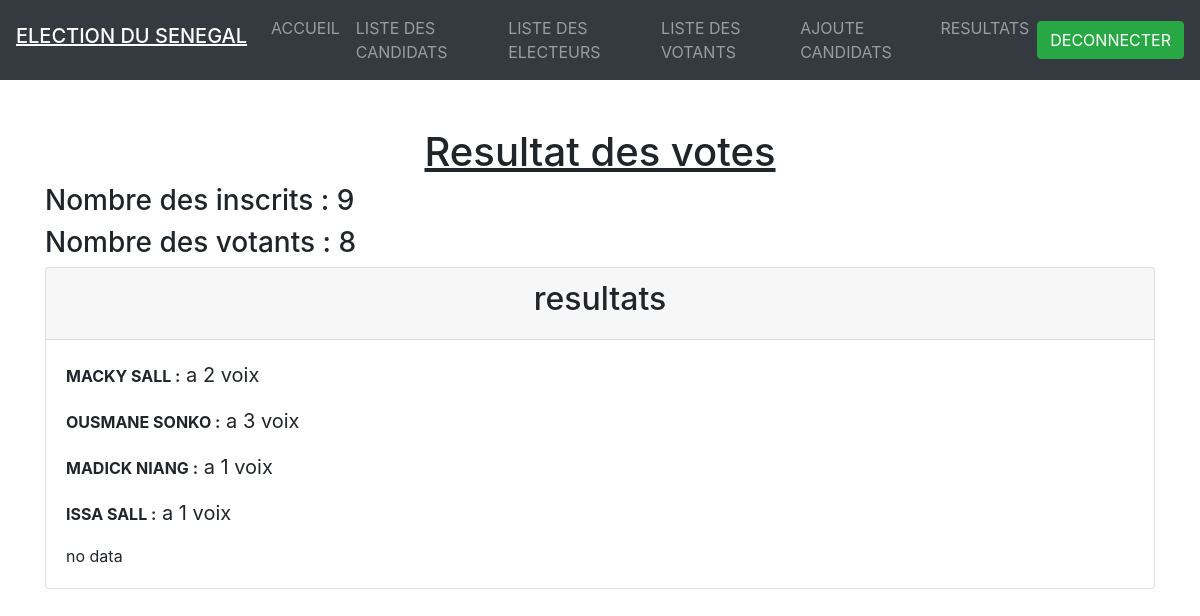
/pages-admin/resultat.php (signed in), run on the app's committed database.
### tables this page shows
CREATE TABLE IF NOT EXISTS `candidat` (
  `id_candidat` int NOT NULL AUTO_INCREMENT,
  `nom_candidat` varchar(50) NOT NULL,
  `prenom_candidat` varchar(50) NOT NULL,
  `nom_partie` varchar(50) NOT NULL,
  `profession` varchar(50) NOT NULL,
  `matricule` varchar(50) NOT NULL,
  PRIMARY KEY (`id_candidat`)
);

CREATE TABLE IF NOT EXISTS `vote` (
  `id_vote` int NOT NULL AUTO_INCREMENT,
  `id_electeur` int NOT NULL,
  `nom_electeur` varchar(50) NOT NULL,
  `prenom_electeur` varchar(50) NOT NULL,
  `id_candidat` int NOT NULL,
  `commune` varchar(50) NOT NULL,
  `bureau` int NOT NULL,
  PRIMARY KEY (`id_vote`),
  UNIQUE KEY `id_electeur` (`id_electeur`)
);

### modele.php (called while the page is built, shortened)
<?php
class Election
{
    private $server = "localhost";
    private $username = "root";
    private $password;
    private $db = "gestionelection";
    private $conn;
    public function __construct(){
        try {
            $this->conn = new mysqli($this->server,$this->username,$this->password,$this->db);
        } catch (Exception $e) {
            echo "connection failed" . $e->getMessage();
        }
    }
         public function listeElecteur()
            {
                $data = null;
                $query = "SELECT `id_electeur`, `num_electeur`, `nomelecteur`, `prenomelecteur`, `datenaissance`, `lieudenaissance`, `state_name` ,`commune` , `bureau` FROM `ele`FULL JOIN `state` WHERE arrondissement = id
                ";
                if($sql = $this->conn->query($query)){
                    while($row = mysqli_fetch_assoc($sql)){
                        $data[] = $row;
                    }
                }
                return $data;
            }
            public function listeVote()
            {
                $data = null;
                $query = "SELECT `id_vote`, `id_electeur`, `nom_electeur`, `prenom_electeur`, `commune`, `bureau`,`nom_candidat`,`prenom_candidat` FROM `vote` INNER JOIN candidat ON vote.id_candidat = candidat.id_candidat";
                if($sql = $this->conn->query($query)){
                    while($row = mysqli_fetch_assoc($sql)){
                        $data[] = $row;
                    }
                }
                return $data;
            }
            public function id6(){
                $data = null;
                $query = "SELECT `id_vote`, `id_electeur`, `nom_electeur`, `prenom_electeur`, `commune`, `bureau`,`nom_candidat`,`prenom_candidat`,`matricule` FROM `vote` INNER JOIN candidat ON vote.id_candidat = candidat.id_candidat where candidat.id_candidat=6";
                if ($sql = $this->conn->query($query)) {
                    while ($row = $sql->fetch_assoc()) {
                        $data = $row;
                    }
                }
                return $data;
            }
            public function id6V(){
                $data = null;
                $query = "SELECT * FROM vote where id_candidat = 6";
                if ($sql = $this->conn->query($query)) {
                    while ($rowv = mysqli_fetch_assoc($sql)) {
                        $data[] = $rowv;
                    }
                }
                return $data;
            }
            public function id7(){
                $data = null;
                $query = "SELECT `id_vote`, `id_electeur`, `nom_electeur`, `prenom_electeur`, `commune`, `bureau`,`nom_candidat`,`prenom_candidat`,`matricule` FROM `vote` INNER JOIN candidat ON vote.id_candidat = candidat.id_candidat where candidat.id_candidat=7";
                if ($sql = $this->conn->query($query)) {
                    while ($row = $sql->fetch_assoc()) {
                        $data = $row;
                    }
                }
                return $data;
            }
            public function id7V(){
                $data = null;
                $query = "SELECT * FROM vote where id_candidat = 7";
                if ($sql = $this->conn->query($query)) {
                    while ($rowv = mysqli_fetch_assoc($sql)) {
                        $data[] = $rowv;
                    }
                }
                return $data;
            }
            public function id9(){
                $data = null;
                $query = "SELECT `id_vote`, `id_electeur`, `nom_electeur`, `prenom_electeur`, `commune`, `bureau`,`nom_candidat`,`prenom_candidat`,`matricule` FROM `vote` INNER JOIN candidat ON vote.id_candidat = candidat.id_candidat where candidat.id_candidat=9";
                if ($sql = $this->conn->query($query)) {
                    while ($row = $sql->fetch_assoc()) {
                        $data = $row;
                    }
                }
                return $data;
            }
            public function id9V(){
                $data = null;
                $query = "SELECT * FROM vote where id_candidat = 9";
                if ($sql = $this->conn->query($query)) {
                    while ($rowv = mysqli_fetch_assoc($sql)) {
                        $data[] = $rowv;
                    }
                }
                return $data;
            }
            public function id10(){
                $data = null;
                $query = "SELECT `id_vote`, `id_electeur`, `nom_electeur`, `prenom_electeur`, `commune`, `bureau`,`nom_candidat`,`prenom_candidat`,`matricule` FROM `vote` INNER JOIN candidat ON vote.id_candidat = candidat.id_candidat where candidat.id_candidat=10";
                if ($sql = $this->conn->query($query)) {
                    while ($row = $sql->fetch_assoc()) {
                        $data = $row;
                    }
                }
                return $data;
            }
            public function id10V(){
                $data = null;
                $query = "SELECT * FROM vote where id_candidat = 10";
                if ($sql = $this->conn->query($query)) {
                    while ($rowv = mysqli_fetch_assoc($sql)) {
                        $data[] = $rowv;
                    }
                }
                return $data;
            }
}
?>

### pages-admin/resultat.php (the view, shortened to what this page needs)
<?php
if(isset($_SESSION['id'])){
  ?>
<!DOCTYPE html>
<html lang="en">
<head>
    <link rel="stylesheet" href="https://maxcdn.bootstrapcdn.com/bootstrap/4.5.2/css/bootstrap.min.css">
    <link rel="stylesheet" href="https://stackpath.bootstrapcdn.com/bootstrap/4.3.1/css/bootstrap.min.css"
>
  </head>
  <body>
  <nav class="navbar navbar-expand-lg navbar-dark bg-dark">
  <h3 class="navbar-brand"><u>ELECTION DU SENEGAL</u></h3>
  <div class="collapse navbar-collapse" id="navbarSupportedContent">
    <ul class="navbar-nav mr-auto">
    <li class="nav-item">
        <a class="nav-link" href="../index.php">ACCUEIL</a>
      </li>
      <li class="nav-item">
        <a class="nav-link" href="listeCandidat.php">LISTE DES CANDIDATS</a>
      </li>
      <li class="nav-item">
        <a class="nav-link" href="listeelecteur.php">LISTE DES ELECTEURS</a>
      </li>
      <li class="nav-item">
        <a class="nav-link" href="listeVote.php">LISTE DES VOTANTS</a>
      </li>
      <li class="nav-item dropdown">
      <li class="nav-item">
        <a class="nav-link" href="ajoutCandidat.php">AJOUTE CANDIDATS</a>
      </li>
      <li class="nav-item">
        <a class="nav-link" href="resultat.php">RESULTATS</a>
      </li>
    </ul>
    <form class="form-inline my-2 my-lg-0">
      <button class="btn btn-success text-white my-2 my-sm-0 " ><a href="../destroy.php" class="text-white">DECONNECTER</a></button>
    </form>
  </div>
</nav>
<div class="container class="mt-5">
<h1 class="text-center mt-5"><u>Resultat des votes </u> </h1>
<?php
     include '../modele.php';
      $model = new Election();
      $rows = $model->listeVote();
      $electeur = $model->listeElecteur();
      if(!empty($rows)){
         ?>
    <h3>Nombre des inscrits : <?php echo count($electeur); ?></h3>
    <h3>Nombre des votants : <?php echo count($rows); ?></h3>
    <?php
        }
      ?>
  <?php
    $row = $model->id6();
    $rowv = $model->id6V();
    if(!empty($row) and !empty($rowv)){
    ?>
    <div class="card">
    <div class="card-header">
    <h2 class="text-center">resultats</h2>
    </div>
    <div class="card-body">
    <p><b><?php echo $row['prenom_candidat']; ?> <?php echo $row['nom_candidat']; ?> :</b><span style="font-size:20px;"> a <?php echo count($rowv); ?> voix</span></p>
    <?php
    $row = $model->id7();
    $rowv = $model->id7V();
    if(!empty($row) and !empty($rowv)){
    ?>
    <p><b><?php echo $row['prenom_candidat']; ?> <?php echo $row['nom_candidat']; ?> :</b><span style="font-size:20px;"> a <?php echo count($rowv); ?> voix</span></p>
    <?php
    $row = $model->id9();
    $rowv = $model->id9V();
    if(!empty($row) and !empty($rowv)){
    ?>
    <p><b><?php echo $row['prenom_candidat']; ?> <?php echo $row['nom_candidat']; ?> :</b><span style="font-size:20px;"> a <?php echo count($rowv); ?> voix</span></p>
    <?php
    $row = $model->id10();
    $rowv = $model->id10V();
    if(!empty($row) and !empty($rowv)){
    ?>
    <p><b><?php echo $row['prenom_candidat']; ?> <?php echo $row['nom_candidat']; ?> :</b><span style="font-size:20px;"> a <?php echo count($rowv); ?> voix</span></p>
    <?php
    $row = $model->id13();
    $rowv = $model->id13V();
    if(!empty($row) and !empty($rowv)){
    ?>
    <p><b><?php echo $row['prenom_candidat']; ?> <?php echo $row['nom_candidat']; ?> :</b><span style="font-size:20px;"> a <?php echo count($rowv); ?> voix</span></p>
      </div>
      </div>
      <?php
      }else{
      echo "no data";
      }
      }
    }
  }
  }
  ?>
</div>
<?php
  }else{
  header('Location: http://vote/Admin_Electeur/authentifi_admin.php');
}
?>
</body>
</html>

### data on the page
candidat: prenom_candidat "MACKY", nom_candidat "SALL"
candidat: prenom_candidat "OUSMANE", nom_candidat "SONKO"
vote: id_candidat.prenom_candidat "MADICK", id_candidat.nom_candidat "NIANG"
vote: id_candidat.prenom_candidat "ISSA", id_candidat.nom_candidat "SALL"

### other printed values
count($electeur) "9"
count($rows) "8"
count($rowv) "2"
count($rowv) "3"
count($rowv) "1"
